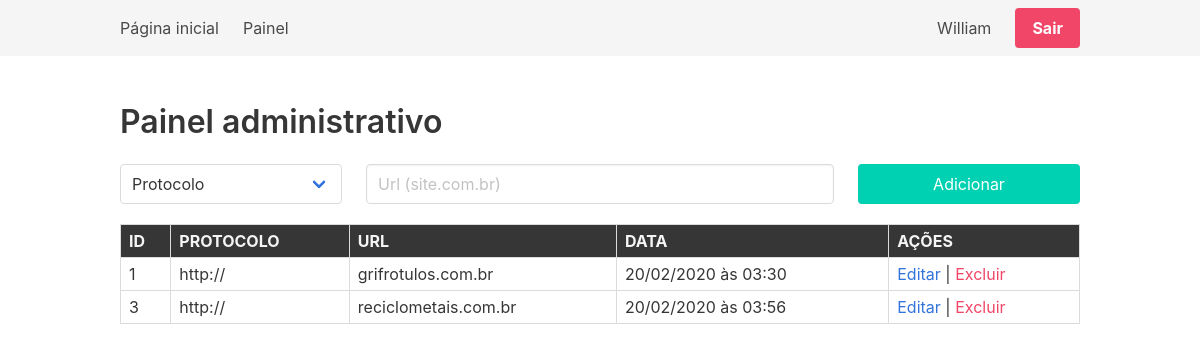
The page /painel (signed in) on the database its author committed.
### app/models.py (models this page shows)
class Users(UserMixin, db.Model):
    id = db.Column(db.Integer, primary_key=True)
    name = db.Column(db.String(100))
    username = db.Column(db.String(100), unique=True)
    email = db.Column(db.String(100), unique=True)
    password = db.Column(db.String(100))

class Projetos(db.Model):
    id = db.Column(db.Integer, primary_key=True)
    protocol = db.Column(db.String(100), default='http://')
    url = db.Column(db.String(100), unique=True)
    date_posted = db.Column(db.DateTime, nullable=False, default=datetime.utcnow)

### app/main.py (the view)
@main.route('/painel')
def painel():
    projetos = Projetos.query.all()
    return render_template('painel.html', projetos=projetos)

### app/__init__.py (called while the page is built)
@login_manager.user_loader
def load_user(user_id):
    return Users.query.get(int(user_id))

### app/templates/painel.html (shortened to what this page needs)
{% extends 'base.html' %}
{% block content %}
<section class="section">
    <div class="container">
        <h2 class="title">Painel administrativo</h2>
        <form action="{{ url_for('main.new_projeto') }}" method="POST" style="margin-bottom: 20px;">
            <div class="columns">
                <div class="column is-3">
                    <div class="field">
                        <div class="control">
                          <div class="select is-fullwidth">
                            <select name="protocol" required>
                                <option value="">Protocolo</option>
                            </select>
                          </div>
                        </div>
                      </div>
                </div>
                <div class="column is-6">
                    <input name="url" class="input" type="text" placeholder="Url (site.com.br)" required>
                </div>
                <div class="column is-3">
                    <button type="submit" class="button is-fullwidth is-primary">Adicionar</button>
                </div>
            </div>
        </form>
        <table class="table is-bordered is-narrow is-fullwidth">
            <thead class="has-background-dark">
                <tr>
                    <th class="has-text-light">ID</th>
                    <th class="has-text-light">PROTOCOLO</th>
                    <th class="has-text-light">URL</th>
                    <th class="has-text-light">DATA</th>
                    <th class="has-text-light">AÇÕES</th>
                </tr>
            </thead>
            <tbody>
                {% if projetos %}
                    {% for projeto in projetos %}
                        <tr>
                            <td>{{projeto.id}}</td>
                            <td>{{projeto.protocol}}</td>
                            <td>{{projeto.url}}</td>
                            <td>{{projeto.date_posted.strftime('%d/%m/%Y às %H:%M')}}</td>
                            <td><a href="#">Editar</a> | <a href="{{ url_for('main.delete_projeto', projeto_id=projeto.id) }}" class="has-text-danger">Excluir</a></td>
                        </tr>
                    {% endfor %}
                {% endif %}
            </tbody>
        </table>
    </div>
</section>
{% endblock %}

### app/templates/navbar.html (shortened to what this page needs)
<nav class="navbar is-light" role="navigation" aria-label="main navigation">
    <div class="container">
        <div id="navbar-desk" class="navbar-menu">
            <div class="navbar-start">
            <a href="{{url_for('main.index')}}" class="navbar-item">
                Página inicial
            </a>
            {% if current_user.is_authenticated %}
            <a href="{{url_for('main.painel')}}" class="navbar-item">
                Painel
            </a>
            {% endif %}
            </div>
            <div class="navbar-end">
                {% if current_user.is_authenticated %}
                <a href="{{url_for('main.profile')}}" class="navbar-item">
                    {{current_user.name}}
                </a>
                {% endif %}
            <div class="navbar-item">
                <div class="buttons">
                {% if current_user.is_authenticated %}
                <a href="{{url_for('auth.logout')}}" class="button is-danger">
                    <strong>Sair</strong>
                </a>
                {% endif %}
                </div>
            </div>
            </div>
        </div>
    </div>
</nav>

### rows shown on the page
Users: name "William"
Projetos: id "1", protocol "http://", url "grifrotulos.com.br", date_posted "20/02/2020 às 03:30"
Projetos: id "3", protocol "http://", url "reciclometais.com.br", date_posted "20/02/2020 às 03:56"
